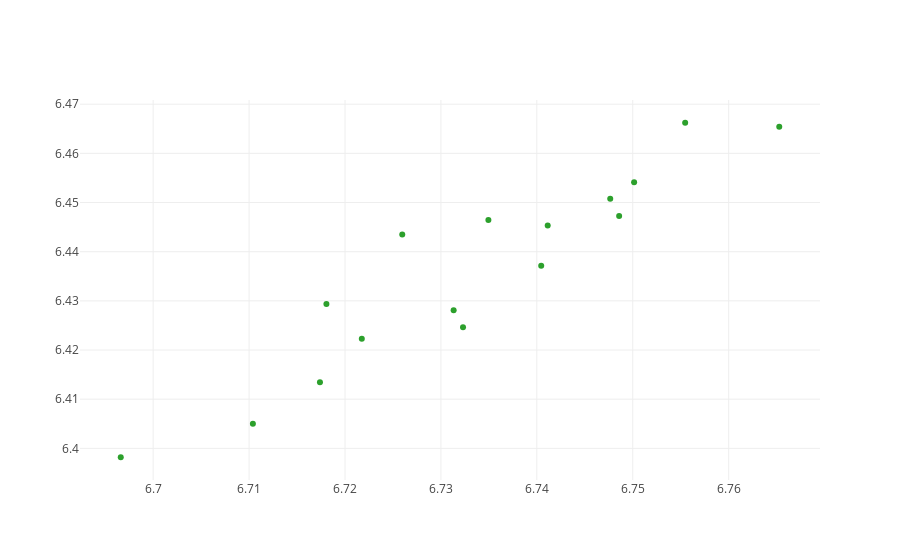

The code cell stored with this chart in its notebook:
### Code cell
trace = []
for v in ['6', '12', '18', '24']:
    trace.append(go.Scatter(
        x = b[b['lag']==v]['test'],
        y = b[b['lag']==v]['val'],
        text='F-'+b[b['lag']==v]['full'].astype(str) + 'D-' + b[b['lag']==v]['drop'].astype(str) + '-L' + b[b['lag']==v]['lag'].astype(str)+ '-A' + b[b['lag']==v]['filters'].astype(str), 
        mode = 'markers', name=v
    ))
py.iplot(trace, filename='basic-scatter')

### Figure 1 — Plotly figure (JSON) as saved in the notebook; plotly's stock layout.template omitted (floating-point values rounded to 4 significant figures)
{"data": [{"mode": "markers", "name": "6", "text": [], "type": "scatter", "uid": "72eeaeae-06b7-4d75-bb8b-6f4f438c8f5f", "x": [], "y": []}, {"mode": "markers", "name": "12", "text": [], "type": "scatter", "uid": "54c1018f-444f-4bec-9dca-09415823ef6f", "x": [], "y": []}, {"mode": "markers", "name": "18", "text": ["F-[32]D-0.1-L18-A[128, 256]", "F-[32]D-0.1-L18-A[128, 256]", "F-[64]D-0.1-L18-A[128, 256]", "F-[64]D-0.1-L18-A[128, 256]", "F-[32]D-0.2-L18-A[128, 256]", "F-[32]D-0.2-L18-A[128, 256]", "F-[64]D-0.2-L18-A[128, 256]", "F-[64]D-0.2-L18-A[128, 256]", "F-[32]D-0.1-L18-A[256, 512]", "F-[32]D-0.1-L18-A[256, 512]", "F-[64]D-0.1-L18-A[256, 512]", "F-[64]D-0.1-L18-A[256, 512]", "F-[32]D-0.2-L18-A[256, 512]", "F-[32]D-0.2-L18-A[256, 512]", "F-[64]D-0.2-L18-A[256, 512]", "F-[64]D-0.2-L18-A[256, 512]"], "type": "scatter", "uid": "373eea15-062b-43df-8544-396241a7f05f", "x": [6.722, 6.717, 6.71, 6.697, 6.75, 6.735, 6.726, 6.718, 6.74, 6.741, 6.732, 6.731, 6.765, 6.755, 6.749, 6.748], "y": [6.422, 6.413, 6.405, 6.398, 6.454, 6.446, 6.444, 6.429, 6.437, 6.445, 6.425, 6.428, 6.465, 6.466, 6.447, 6.451]}, {"mode": "markers", "name": "24", "text": [], "type": "scatter", "uid": "b67e2e9f-94ad-4afd-9ba2-845275329324", "x": [], "y": []}], "layout": {}}
